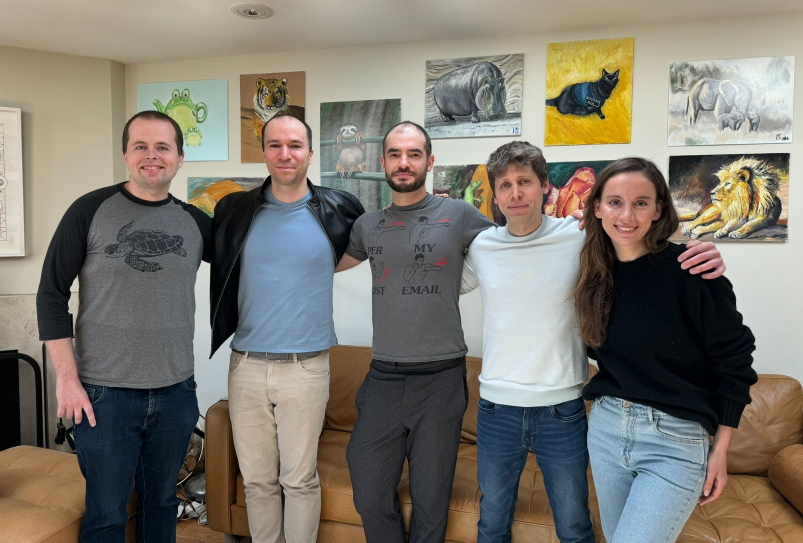
#> input picture experiment/test_data/test.jpg, 1606 x 1085 px (shown at 1/2 size)
$ python -i svc_detection.py   (imports and definitions only)
#> lines starting #> are read from the running program, lines starting #| are printed output that depends on the picture; after the words box and inside, x2 and y2 are one past the last pixel; in counts of white or black regions, pixels touching at a corner belong together
#> further down, picture is the input picture: shape (1085, 1606, 3); mean B, G, R 110.4, 120.1, 124.9
import numpy as np
import matplotlib.pyplot as plt
import cv2
from sklearn.svm import SVC
from sklearn.model_selection import train_test_split
from sklearn.metrics import classification_report
from sklearn.datasets import fetch_lfw_people
from sklearn.preprocessing import StandardScaler
from sklearn.decomposition import PCA
from sklearn.pipeline import make_pipeline, Pipeline
from skimage.feature import hog
from typing import Tuple, List, Optional, Dict, Any, Union
import joblib, os
from skimage import data
from skimage.transform import resize
from scipy import ndimage


# [332 lines left out: functions extract_hog_features, create_training_data, create_selective_search_detection, not called in this run]


def create_fallback_region_proposals(image: np.ndarray, max_boxes: int = 1000) -> List[Tuple[int, int, int, int]]:
    """
    Fallback function when Selective Search is not available.
    Uses a combination of sliding windows and edge-based detection.

    Args:
        image (np.ndarray): Input image
        max_boxes (int): Maximum number of boxes to generate

    Returns:
        List[Tuple[int, int, int, int]]: List of object proposal boxes as (x, y, w, h)
    """
#> called with max_boxes = 1000
    # Convert to grayscale if needed
    if len(image.shape) == 3:
        gray = cv2.cvtColor(image, cv2.COLOR_BGR2GRAY)
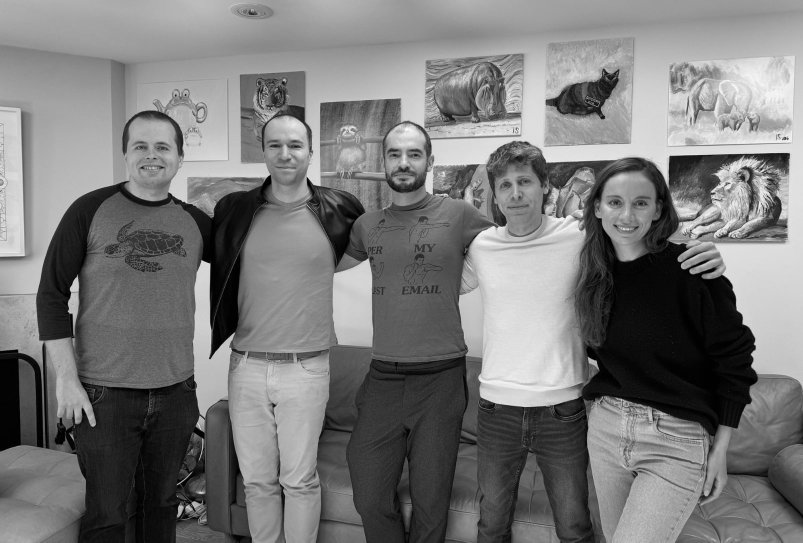
#> gray: shape (1085, 1606) (shown at 1/2 size); min 0, max 254, mean 120.4
    else:
        gray = image.copy()

    height, width = gray.shape
#> height = 1085; width = 1606
    proposals = []

    # Step 1: Use edge detection for region proposals
    edges = cv2.Canny(gray, 50, 150)
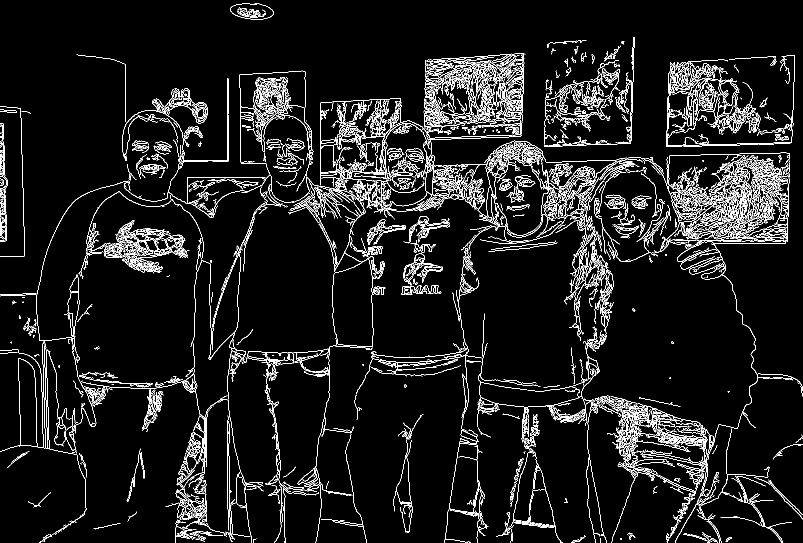
#> edges: shape (1085, 1606) (shown at 1/2 size); 7% white in thin lines or dots

    # Apply dilation to connect nearby edges
    kernel = np.ones((3, 3), np.uint8)
    dilated_edges = cv2.dilate(edges, kernel, iterations=1)
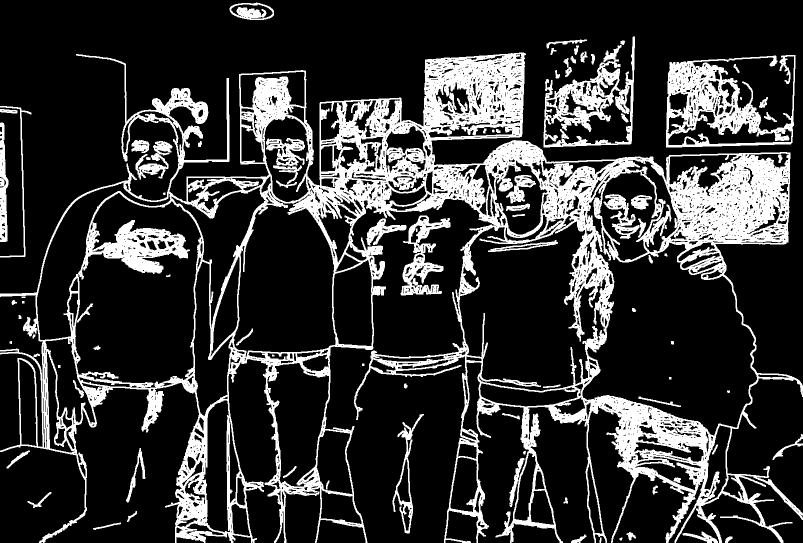
#> dilated_edges: shape (1085, 1606) (shown at 1/2 size); 20.5% white; 87 white regions (1 under 20 px)

    # Find contours from the edges
    contours, _ = cv2.findContours(dilated_edges, cv2.RETR_EXTERNAL, cv2.CHAIN_APPROX_SIMPLE)
#> contours = 52 contours, 7 with area under 20; largest, box (x1, y1, x2, y2) and area: (0, 105, 1606, 1085) 827721, (1332, 110, 1591, 295) 29056, (1087, 73, 1270, 295) 23586, (801, 431, 901, 591) 6451, (785, 828, 848, 1067) 3690

    # Convert contours to bounding boxes
    min_width, min_height = 20, 20  # Minimum box dimensions

    for contour in contours:
        x, y, w, h = cv2.boundingRect(contour)
        # Filter out very small boxes
        if w > min_width and h > min_height:
            # Calculate aspect ratio (width/height)
            aspect_ratio = w / float(h)

            # Face aspect ratios typically fall between 0.5 and 1.5
            if 0.5 <= aspect_ratio <= 1.5:
                proposals.append((x, y, w, h))
#> this loop made 52 passes
#> (x, y, w, h, aspect_ratio) on passes 6, 10, 13, 14, 15, 16, 26, 27, 31, 32, 36, 43: (1365, 1063, 71, 22, 3.23), (55, 984, 48, 32, 1.5), (13, 901, 47, 36, 1.31), (252, 896, 39, 109, 0.358), (1545, 868, 61, 52, 1.17), (785, 828, 63, 239, 0.264), (733, 437, 80, 54, 1.48), (801, 431, 100, 160, 0.625), (271, 282, 74, 77, 0.961), (263, 280, 36, 26, 1.38), (0, 212, 63, 303, 0.208), (1332, 110, 259, 185, 1.4)
#> (x, y, w, h) on passes 1, 2, 3, 4, 5, 7: (1239, 1075, 6, 6), (1199, 1075, 4, 10), (1450, 1073, 15, 12), (1142, 1069, 31, 16), (1253, 1064, 19, 17), (186, 1045, 56, 15)
#> after the loop, proposals = [(55, 984, 48, 32), (13, 901, 47, 36), (1545, 868, 61, 52), (733, 437, 80, 54), (801, 431, 100, 160), (271, 282, 74, 77), (263, 280, 36, 26), (1332, 110, 259, 185), (1087, 73, 183, 222)]

    # Step 2: Add strategic sliding windows with different aspect ratios
    # This helps ensure coverage in areas where edge detection might miss faces
    window_sizes = [
        (int(width * 0.1), int(height * 0.1)),  # Small
        (int(width * 0.2), int(height * 0.2)),  # Medium
        (int(width * 0.3), int(height * 0.3)),  # Large
    ]
#> window_sizes = [(160, 108), (321, 217), (481, 325)]

    # Determine step size based on image size (smaller steps for smaller images)
    step_ratio = 0.25  # 25% overlap between windows

    for win_w, win_h in window_sizes:
        step_x = max(1, int(win_w * step_ratio))
        step_y = max(1, int(win_h * step_ratio))

        for y in range(0, height - win_h + 1, step_y):
            for x in range(0, width - win_w + 1, step_x):
                proposals.append((x, y, win_w, win_h))
#> after the loop, proposals = 1767 items, first 6: (55, 984, 48, 32), (13, 901, 47, 36), (1545, 868, 61, 52), (733, 437, 80, 54), (801, 431, 100, 160), (271, 282, 74, 77)

    # Prioritize proposals by size (with preference for mid-sized regions)
    def score_proposal(box):
#> called with box = (55, 984, 48, 32)
        x, y, w, h = box
        area = w * h
        ideal_area = width * height * 0.1  # Roughly 10% of image is ideal for a face
#> ideal_area = 174251
        return -abs(area - ideal_area)  # Negative because we want to maximize

    proposals.sort(key=score_proposal)

    # Limit number of proposals
    return proposals[:max_boxes]


# [371 lines left out: functions create_image_pyramid, detect_faces_with_selective_search, non_max_suppression, optimize_detector_parameters, detect_faces, save_detector and 2 more, not called in this run]


# [8 lines not run here, left out]

>>> import cv2
>>> picture = cv2.imread('test_data/test.jpg')
>>> result = create_fallback_region_proposals(picture)
#> result = 1000 items, first 6: (263, 280, 36, 26), (55, 984, 48, 32), (13, 901, 47, 36), (1545, 868, 61, 52), (733, 437, 80, 54), (271, 282, 74, 77)
